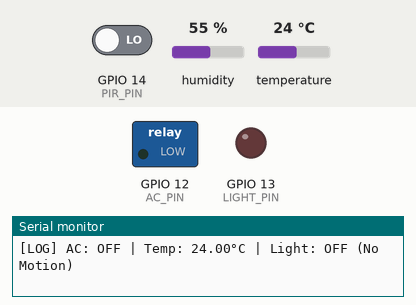
Simulated run of this program. Board: ESP32. Shown: switched loads named in the program (green lamp = pin HIGH), output pins drawn as LEDs (lit = HIGH), the last lines printed to the serial monitor. The test bench sets the inputs (shaded band); at power-on: temperature 24 °C, GPIO 14 (PIR_PIN) LOW, humidity 55 %.

Above: at 2.8 s.
2.9 s: temperature set to 25.3 °C
5.6 s: temperature set to 26.8 °C
At 6.5 s:
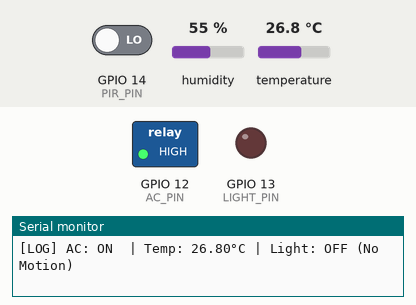
8.3 s: GPIO 14 (PIR_PIN) driven HIGH
At 11.1 s:
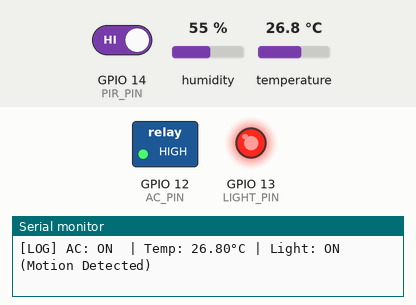
11.5 s: temperature set to 12 °C
At 12.9 s:
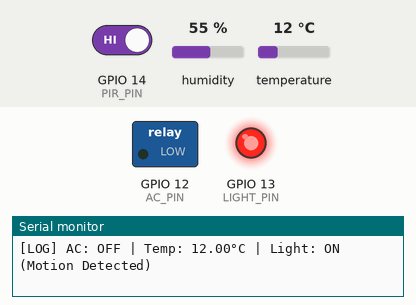
14.2 s: temperature set to 28 °C
At 16.3 s:
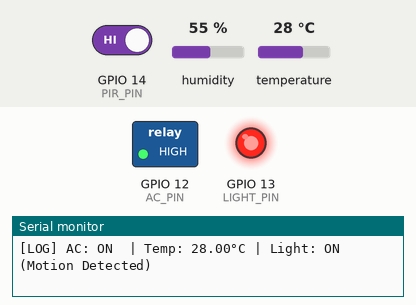
17.5 s: temperature set to 19 °C
At 19.3 s:
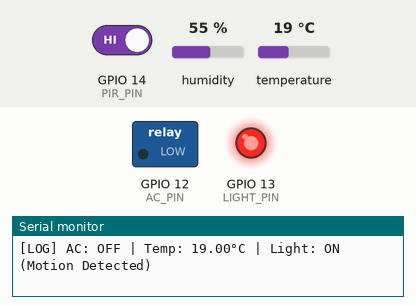
Timing chart, 0 to 20.8 s (numbered marks = the images above; inputs shaded):
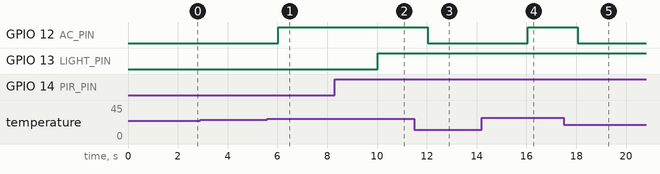

Measured:
- the behaviour switches between 26 and 26.1 °C on temperature (found by bisection; images 0 and 1)
- after the input at 5.6 s, GPIO 12 (AC_PIN): LOW → HIGH after 0.43 s
- after the input at 8.3 s, GPIO 13 (LIGHT_PIN): LOW → HIGH after 1.7 s
- after the input at 11.5 s, GPIO 12 (AC_PIN): HIGH → LOW after 0.54 s
- after the input at 14.2 s, GPIO 12 (AC_PIN): LOW → HIGH after 1.9 s
- after the input at 17.5 s, GPIO 12 (AC_PIN): HIGH → LOW after 0.56 s

The program:

main.cpp
```cpp
#include <DHT.h>

// Define sensor and actuator pins
#define DHTPIN 15
#define DHTTYPE DHT22
#define PIR_PIN 14
#define LIGHT_PIN 13
#define AC_PIN 12

// Initialize DHT sensor
DHT dht(DHTPIN, DHTTYPE);

void setup() {
  // Start the serial monitor log at 115200 baud rate
  Serial.begin(115200);
  dht.begin();

  // Set pin modes
  pinMode(PIR_PIN, INPUT);
  pinMode(LIGHT_PIN, OUTPUT);
  pinMode(AC_PIN, OUTPUT);

  Serial.println("System Initialized. Starting Local IoT Logging...");
  Serial.println("-------------------------------------------------");
}

void loop() {
  // Read sensor data
  float temp = dht.readTemperature();
  int motion = digitalRead(PIR_PIN);

  // 1. Air Conditioner Logic
  if (temp > 26.0) {
    digitalWrite(AC_PIN, HIGH);
    Serial.print("[LOG] AC: ON  | Temp: ");
  } else {
    digitalWrite(AC_PIN, LOW);
    Serial.print("[LOG] AC: OFF | Temp: ");
  }
  Serial.print(temp);
  Serial.print("°C | ");

  // 2. Light Logic
  if (motion == HIGH) {
    digitalWrite(LIGHT_PIN, HIGH);
    Serial.println("Light: ON  (Motion Detected)");
  } else {
    digitalWrite(LIGHT_PIN, LOW);
    Serial.println("Light: OFF (No Motion)");
  }

  // Poll sensors and update the log every 2 seconds
  delay(2000);
}
```
